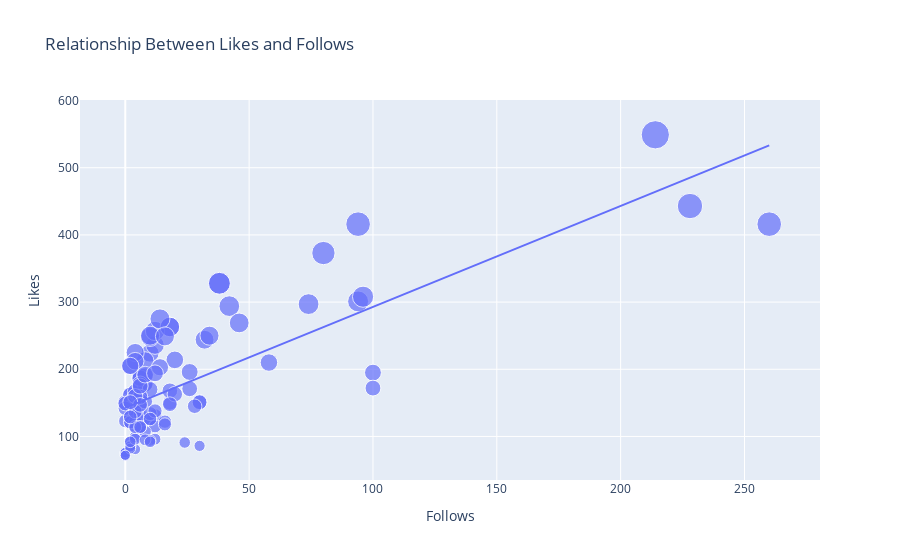

Notebook source saved alongside this figure:
### Code cell
figure = px.scatter(data_frame = data, x="Follows",
                    y="Likes", size="Likes", trendline="ols", 
                    title = "Relationship Between Likes and Follows")
figure.show()
